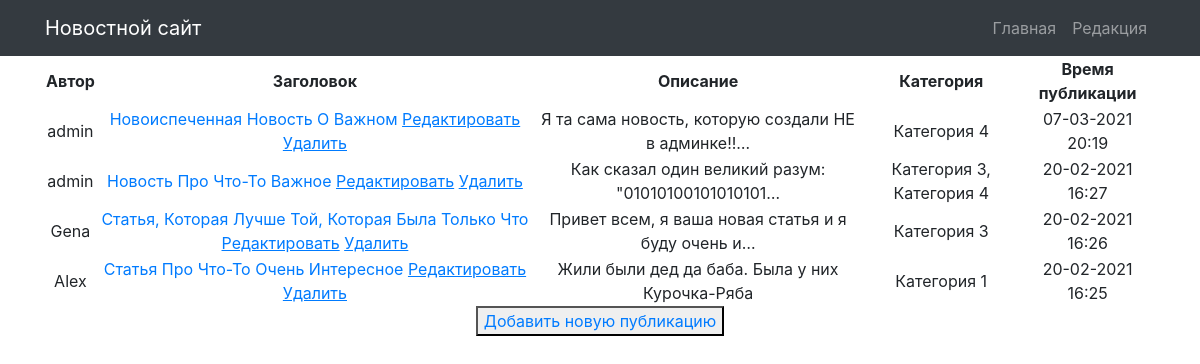
/full/ (signed in), run on an earlier commit of the app's database.
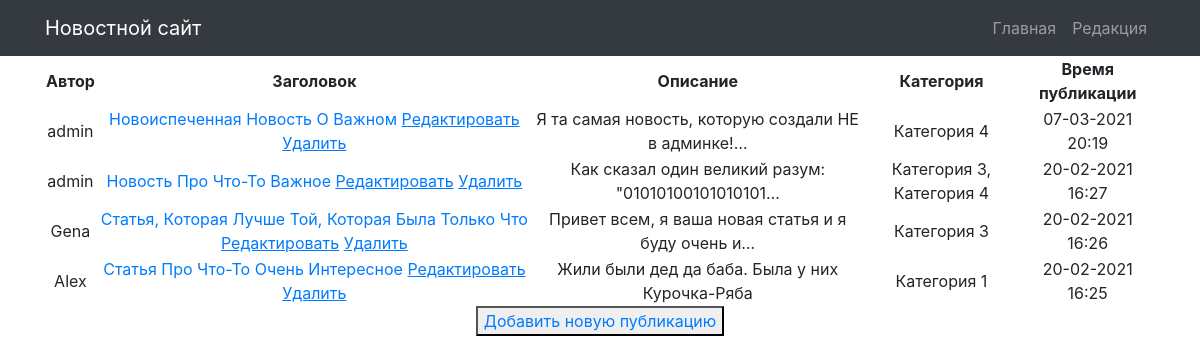
And on a later commit of the database.
### news/models.py (models this page shows, shortened)
class Post(models.Model):
    ARTICLE_TYPES = (
        ('news', 'Новости'), ('article', 'Статья')
    )
    article_author = models.ForeignKey(Author, on_delete=models.CASCADE, verbose_name='Автор статьи или новости')
    article_choice = models.CharField(max_length=50, choices=ARTICLE_TYPES)
    article_time_in = models.DateTimeField(auto_now_add=True, verbose_name='Дата создания')
    article_category = models.ManyToManyField(Category, verbose_name='Категория публикации')
    article_title = models.CharField(max_length=255, verbose_name='Название статьи или новости')
    article_text = models.TextField(verbose_name='Основной текст статьи')
    article_rating = models.IntegerField(default=0, verbose_name='Рейтинг публикации')
    class Meta:
        verbose_name = 'Пост'
        verbose_name_plural = 'Посты'

class Author(models.Model):
    author = models.ForeignKey(User, on_delete=models.CASCADE, verbose_name='Автор')
    author_rating = models.IntegerField(default=0, verbose_name='Рейтинг автора')
    def __str__(self):
        return self.author.username
    class Meta:
        verbose_name = 'Автор'
        verbose_name_plural = 'Авторы'

class Category(models.Model):
    category_name = models.CharField(max_length=255, unique=True, verbose_name='Наименование категории')
    category_subscriber = models.ManyToManyField(User, verbose_name="Подписчик категории")
    def __str__(self):
        return self.category_name
    class Meta:
        verbose_name = 'Категория'
        verbose_name_plural = 'Категории'

### news/views.py (the view)
# urls.py: path('full/', FullNews.as_view(), name='posts_full'),
class FullNews(LoginRequiredMixin, PermissionRequiredMixin, ListView):
    model = Post
    template_name = 'posts_full.html'
    context_object_name = 'posts'
    ordering = ['-article_time_in']
    paginate_by = 1  # поставим постраничный вывод в один элемент
    permission_required = ('news.view_post',)
    def get_context_data(self, **kwargs):
        context = super().get_context_data(**kwargs)
        context['time_now'] = datetime.utcnow()
        context['value1'] = None  # добавим ещё одну пустую переменную, чтобы на её примере посмотреть работу другого
        context['test'] = ''
        context['filter'] = NewsFilter(self.request.GET, queryset=self.get_queryset())
        context['is_not_author'] = not self.request.user.groups.filter(name='authors').exists()
        return context

### news/templatetags/custom_filters.py (called while the page is built)
@register.filter(name='censor')
def censor(value):
    if "плохое слово 1" or "плохое слово 2" or "плохое слово 3" in value:
        value.replace("плохое слово 1", "***")
        value.replace("плохое слово 2", "***")
        value.replace("плохое слово 3", "***")
        return value
    else:
        return value

### Templates/posts_full.html (shortened to what this page needs)
{% extends 'default.html' %}
{% load custom_filters %}
{% block content %}
<table>
    <thead>
        <th>
            Автор
        </th>
        <th>
            Заголовок
        </th>
        <th>
            Описание
        </th>
        <th>
            Категория
        </th>
        <th>
            Время публикации
        </th>
    </thead>
    {% for post in filter.qs %}
    <tr>
        <td>
            {{ post.article_author }}
        </td>
        <td>
            <a href="{% url 'post_detail' post.id %}">{{ post.article_title | title | censor }}</a>
            <a href="{% url 'post_update' post.id %}"><u>Редактировать</u></a>
            <a href="{% url 'post_delete' post.id %}"><u> Удалить </u></a>
        </td>
        <td>
            {{ post.article_text | censor | truncatechars:50}}
        </td>
        <td>
            {{ post.article_category.all | join:", " }}
        </td>
        <td>
            {{ post.article_time_in | date:"d-m-Y H:i" }}
        </td>
    </tr>
    {% endfor %}
</table>
<button><a href="{% url 'post_create' %}">Добавить новую публикацию</a></button><br>
{% endblock content %}

What changed in the data, as far as the page shows it:
changed Post "Новоиспеченная Новость О Важном": article_text|censor "Я та сама новость, которую создали НЕ в админке!!…" → "Я та самая новость, которую создали НЕ в админке!…"
